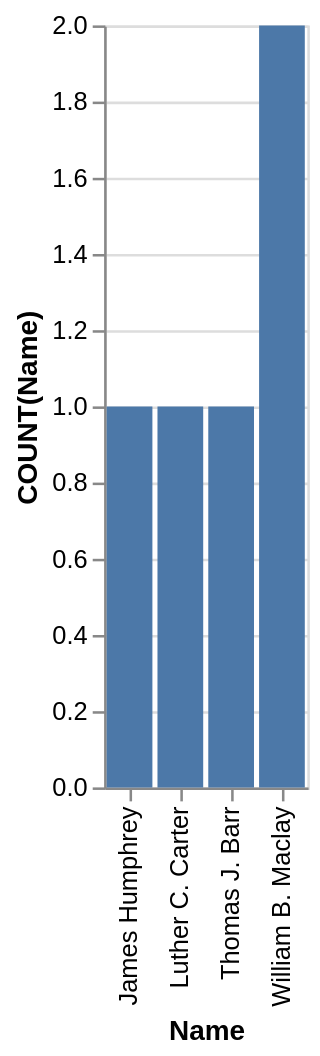

Vega-Lite specification for this chart:
### Vega-Lite specification from a JSON file in a GitHub repository (floating-point values rounded to 4 significant figures)
{"data": {"values": [{"x_data": "James Humphrey", "y_data": 1}, {"x_data": "Luther C. Carter", "y_data": 1}, {"x_data": "Thomas J. Barr", "y_data": 1}, {"x_data": "William B. Maclay", "y_data": 2}]}, "mark": "bar", "encoding": {"x": {"field": "x_data", "type": "nominal", "title": "Name", "sort": "ascending"}, "y": {"field": "y_data", "type": "quantitative", "title": "COUNT(Name)"}}}
